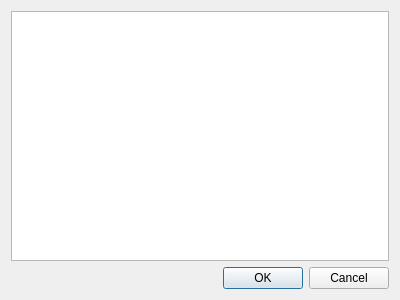
<?xml version="1.0" encoding="UTF-8"?>
<ui version="4.0">
 <class>SceneMgrDialog</class>
 <widget class="QDialog" name="SceneMgrDialog">
  <property name="geometry">
   <rect>
    <x>0</x>
    <y>0</y>
    <width>400</width>
    <height>300</height>
   </rect>
  </property>
  <property name="minimumSize">
   <size>
    <width>400</width>
    <height>300</height>
   </size>
  </property>
  <property name="windowTitle">
   <string>SceneMgrDialog</string>
  </property>
  <layout class="QGridLayout" name="gridLayout">
   <item row="0" column="0" colspan="3">
    <widget class="QTableView" name="tableView"/>
   </item>
   <item row="1" column="0">
    <spacer name="horizontalSpacer">
     <property name="orientation">
      <enum>Qt::Horizontal</enum>
     </property>
     <property name="sizeHint" stdset="0">
      <size>
       <width>175</width>
       <height>20</height>
      </size>
     </property>
    </spacer>
   </item>
   <item row="1" column="1">
    <widget class="QPushButton" name="pushButton">
     <property name="text">
      <string>OK</string>
     </property>
    </widget>
   </item>
   <item row="1" column="2">
    <widget class="QPushButton" name="pushButton_2">
     <property name="text">
      <string>Cancel</string>
     </property>
    </widget>
   </item>
  </layout>
 </widget>
 <resources/>
 <connections/>
</ui>
